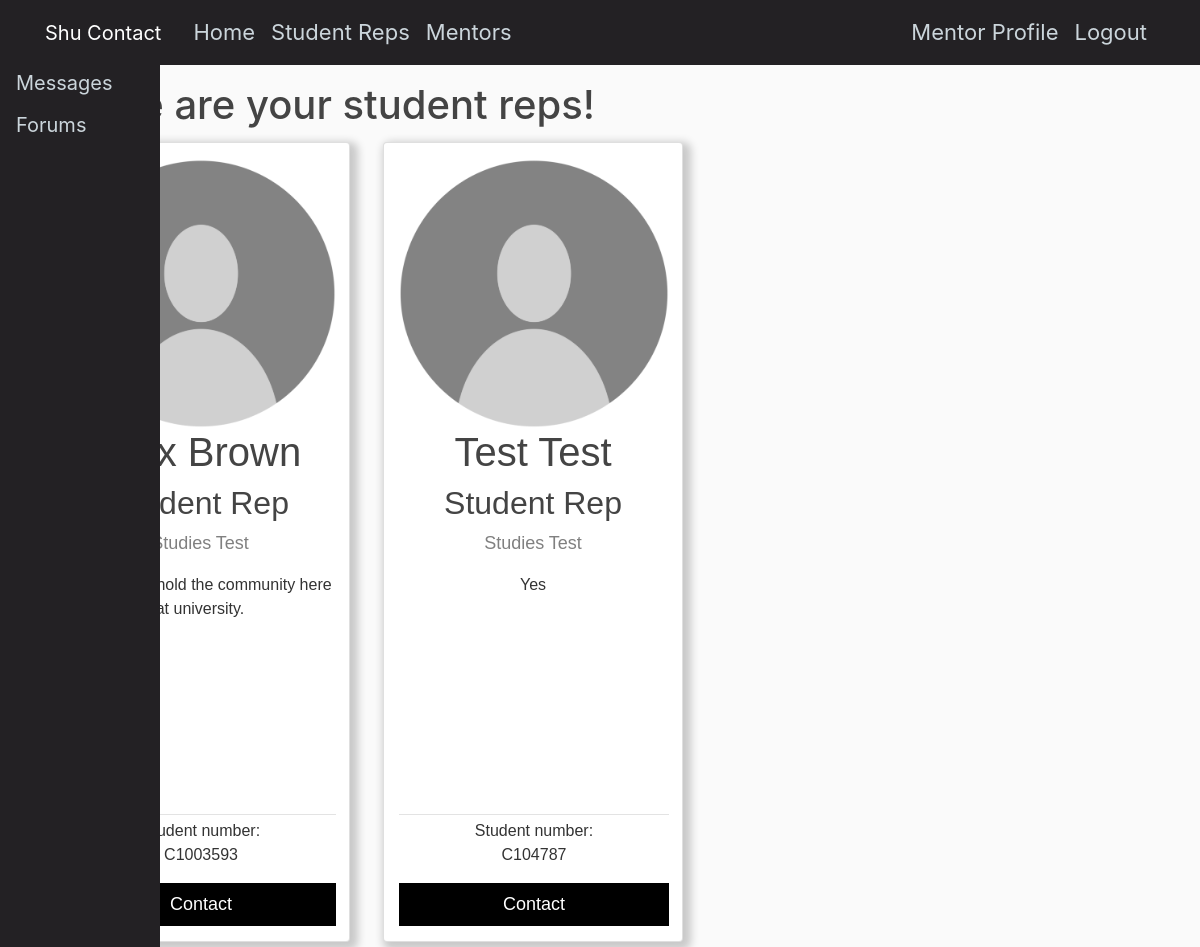
Screenshot of /reps (signed in) with the database file from the repository.
### users/models.py (models this page shows, shortened)
class StudentRepProfile(models.Model):
    user = models.OneToOneField(User, null = True, on_delete = models.CASCADE)
    StudentNumber = models.CharField(max_length=15, primary_key= 'StudentNumber')
    AreaOfStudy = models.CharField(max_length=20, null = True)
    Description = models.TextField(null = True, max_length=300)
    DOB = models.DateField(null = True)
    Image = models.ImageField(default = 'defaultpi.png', upload_to = 'rep_pics')

### ContactApplication/views.py (the view)
# urls.py: path('reps', repListView.as_view(), name = 'reps'),
class repListView(ListView):
     model = StudentRepProfile
     template_name = 'ContactApplication/reps.html'
     context_object_name = 'studentrepprofiles'
     ordering = ['AreaOfStudy']
     paginate_by = 6

### ContactApplication/templates/ContactApplication/reps.html (shortened to what this page needs)
{% extends "ContactApplication/base.html" %}
{% block content %}
    <h1>These are your student reps! </h1>
    {% for studentrepprofile in studentrepprofiles %}
    <div class="column">
        <div class="card">
            <div style="text-align: center;">
                <img class="rounded-circle" src="{{studentrepprofile.Image.url}}", width="270", height="270">
            </div>
            <h1>{{ studentrepprofile.user.first_name }} {{ studentrepprofile.user.last_name }}</h1>
            <h2>Student Rep</h2>
            <p class="title"> Studies {{ studentrepprofile.AreaOfStudy }}</p>
            <p>{{ studentrepprofile.Description }}</p>
            <div class="bottomcard">
                <div class="article-metadata">
                </div>
                <p class="muted">Student number:</br> {{ studentrepprofile.StudentNumber }}</p>
                <a href="{% url 'messaging:send_message' recipient_username=studentrepprofile.user.username %}">
                    <button>Contact</button>
                </a>
            </div>
        </div>
    </div>
{% endfor %}
{% endblock content %}

### ContactApplication/static/css/styles.css (style rules this page uses)
html { position: relative; min-height: 100%; }
body { background: #fafafa; color: #333333; margin-top: 5rem; margin-bottom: 50px; }
h1, h2, h3, h4, h5, h6 { color: #444444; }
.column { float: left; width: 30%; border-radius: 3px; }
.article-metadata { padding-bottom: 1px; margin-bottom: 4px; border-bottom: 1px solid #e3e3e3 }
.card { box-shadow: 4px 4px 8px 4px rgba(0, 0, 0, 0.2); width: 300px; margin: 5px; text-align: center; font-family: arial; padding-top: 15px; padding-left: 15px; padding-right: 15px; height: 800px; }
.bottomcard { position: absolute; bottom: 0px; width: 270px; padding-bottom: 15px; }
.title { color: grey; font-size: 18px; }
button { border: none; outline: 0; display: inline-block; padding: 8px; color: white; background-color: #000; text-align: center; cursor: pointer; width: 100%; font-size: 18px; }
a { text-decoration: none; font-size: 22px; color: black; }

### rows the page displays
StudentRepProfile: Image (placeholder picture), user.last_name "Brown", AreaOfStudy "Test", Description "I plead to uphold the community here at university.", StudentNumber "C1003593"
StudentRepProfile: Image (placeholder picture), user.first_name "Test", user.last_name "Test", AreaOfStudy "Test", Description "Yes", StudentNumber "C104787"
